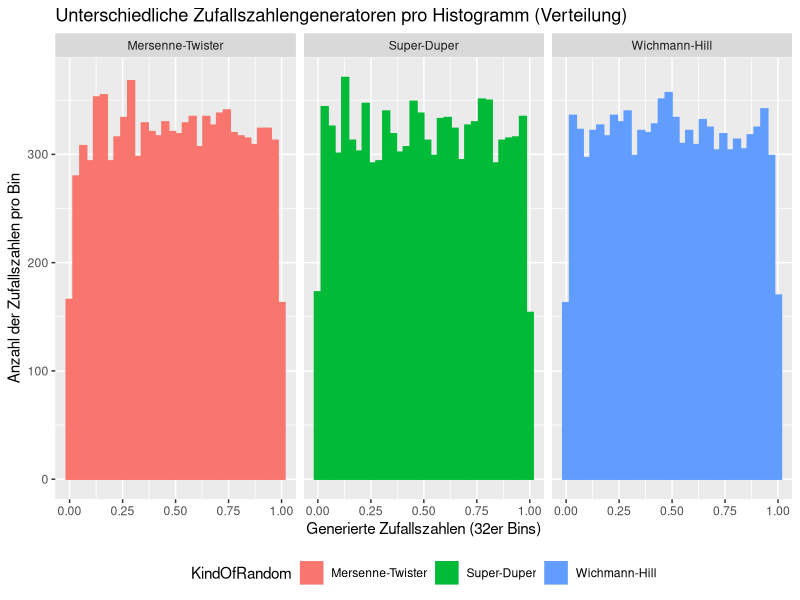

Here is the R script that generated this plot:
## ---- chunk 1
library(ggplot2)
numberOfRandomNumbers <- 10000

RNGkind("Mersenne-Twister") # matches  "Mersenne-Twister"
datamt = data.frame(data = runif(numberOfRandomNumbers), KindOfRandom = "Mersenne-Twister")

RNGkind("Super") # matches  "Super-Duper"
datasd = data.frame(data = runif(numberOfRandomNumbers), KindOfRandom = "Super-Duper")

RNGkind("Wichmann-Hill") # matches  "Wichmann-Hill"
datawh = data.frame(data = runif(numberOfRandomNumbers), KindOfRandom = "Wichmann-Hill")

data <- rbind(datamt, datasd, datawh)

ggplot(data, aes(x = data, color = KindOfRandom, fill = KindOfRandom)) + 
  geom_histogram(bins = 32) + 
  facet_grid(~ KindOfRandom) +
  theme(legend.direction = "horizontal", 
        legend.position = "bottom",
        legend.box = "horizontal") +
  labs(title = "Unterschiedliche Zufallszahlengeneratoren pro Histogramm (Verteilung)",
  x = "Generierte Zufallszahlen (32er Bins)",
  y = "Anzahl der Zufallszahlen pro Bin")
## ---- chunk 2
#?RNG
## ---- chunk 3

## ---- chunk 4
# insert random R-code
# 
## ---- chunk 5
#options(expressions=100000)
# Berechnet die neue Zufallszahl
#PP.Coincidence.CalculateNumber <- function (randomNumber) {
#  first <- as.numeric(substr(randomNumber, 0, 5))
#  second <- as.numeric(substr(randomNumber, 6, 10))
#  
#  if(is.na(second) || second == 0) {
#    second <- bitwXor(first, as.numeric(substr(as.numeric(Sys.time()), 6, 10)))
#  }
#  return (first * second)
#}

# Rekursiver Aufrauf
#PP.Coincidence.Recursive <- function(numberOfRandomNumbers, randomNumber, randomList) {
#  if (numberOfRandomNumbers <=0 ) {
#    return( c() )
#  } else {
#    newRN <- PP.Coincidence.CalculateNumber(randomNumber)
#    return( c(Recall(numberOfRandomNumbers-1, newRN, randomList),newRN/10000000000) )
#  }
#}

# Initialaufruf mit einer Anzahl von Zufallszahlen
#PP.Coincidence <- function(numberOfRandomNumbers){
#  return (PP.Coincidence.Recursive(numberOfRandomNumbers, as.numeric(Sys.time()), c()))
#}
